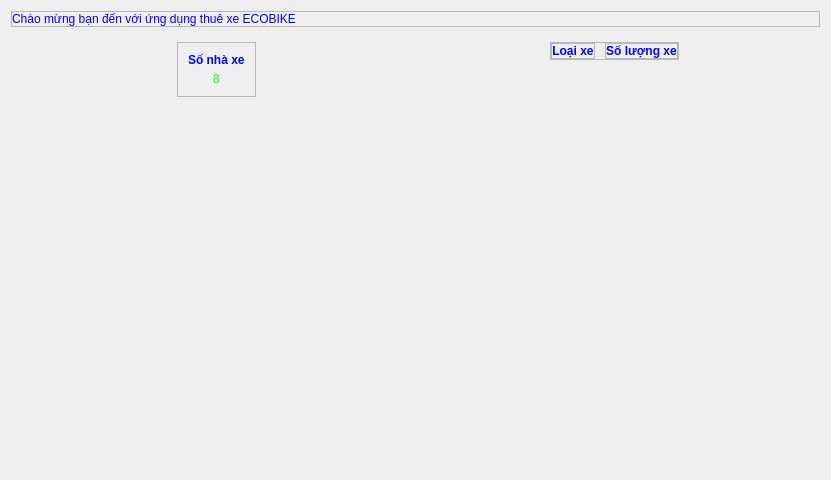
<?xml version="1.0" encoding="UTF-8"?>
<ui version="4.0">
 <class>Form</class>
 <widget class="QWidget" name="Form">
  <property name="geometry">
   <rect>
    <x>0</x>
    <y>0</y>
    <width>831</width>
    <height>480</height>
   </rect>
  </property>
  <property name="windowTitle">
   <string>Form</string>
  </property>
  <layout class="QGridLayout" name="gridLayout">
   <item row="0" column="0">
    <widget class="QFrame" name="frame">
     <property name="frameShape">
      <enum>QFrame::StyledPanel</enum>
     </property>
     <property name="frameShadow">
      <enum>QFrame::Raised</enum>
     </property>
     <layout class="QVBoxLayout" name="verticalLayout">
      <property name="leftMargin">
       <number>0</number>
      </property>
      <property name="topMargin">
       <number>0</number>
      </property>
      <property name="rightMargin">
       <number>0</number>
      </property>
      <property name="bottomMargin">
       <number>0</number>
      </property>
      <item>
       <widget class="QLabel" name="label_5">
        <property name="styleSheet">
         <string notr="true">color: rgb(0, 0, 255);
font:bold 24pt &quot;Arial&quot;;</string>
        </property>
        <property name="text">
         <string>Chào mừng bạn đến với ứng dụng thuê xe ECOBIKE</string>
        </property>
        <property name="wordWrap">
         <bool>true</bool>
        </property>
       </widget>
      </item>
     </layout>
    </widget>
   </item>
   <item row="1" column="0">
    <widget class="QFrame" name="formFrame">
     <property name="sizePolicy">
      <sizepolicy hsizetype="Preferred" vsizetype="Expanding">
       <horstretch>0</horstretch>
       <verstretch>0</verstretch>
      </sizepolicy>
     </property>
     <property name="styleSheet">
      <string notr="true">QLabel{
	
	font: 20pt &quot;Arial&quot;;
}</string>
     </property>
     <layout class="QHBoxLayout" name="horizontalLayout">
      <item alignment="Qt::AlignHCenter|Qt::AlignTop">
       <widget class="QFrame" name="frame_2">
        <property name="frameShape">
         <enum>QFrame::StyledPanel</enum>
        </property>
        <property name="frameShadow">
         <enum>QFrame::Raised</enum>
        </property>
        <layout class="QVBoxLayout" name="verticalLayout_2">
         <property name="spacing">
          <number>5</number>
         </property>
         <property name="leftMargin">
          <number>10</number>
         </property>
         <property name="topMargin">
          <number>10</number>
         </property>
         <property name="rightMargin">
          <number>10</number>
         </property>
         <property name="bottomMargin">
          <number>10</number>
         </property>
         <item>
          <widget class="QLabel" name="label_12">
           <property name="sizePolicy">
            <sizepolicy hsizetype="Preferred" vsizetype="Preferred">
             <horstretch>0</horstretch>
             <verstretch>0</verstretch>
            </sizepolicy>
           </property>
           <property name="styleSheet">
            <string notr="true">color: rgb(0, 0, 255);
font:bold</string>
           </property>
           <property name="text">
            <string>Số nhà xe</string>
           </property>
          </widget>
         </item>
         <item>
          <widget class="QLabel" name="label_SoNhaXe">
           <property name="sizePolicy">
            <sizepolicy hsizetype="Preferred" vsizetype="Preferred">
             <horstretch>0</horstretch>
             <verstretch>0</verstretch>
            </sizepolicy>
           </property>
           <property name="styleSheet">
            <string notr="true">font: bold 48pt &quot;Arial&quot;;
color: rgb(0, 255, 0);</string>
           </property>
           <property name="text">
            <string>&lt;html&gt;&lt;head/&gt;&lt;body&gt;&lt;p align=&quot;center&quot;&gt;8&lt;/p&gt;&lt;/body&gt;&lt;/html&gt;</string>
           </property>
          </widget>
         </item>
        </layout>
       </widget>
      </item>
      <item alignment="Qt::AlignHCenter|Qt::AlignTop">
       <widget class="QFrame" name="frame_3">
        <property name="frameShape">
         <enum>QFrame::StyledPanel</enum>
        </property>
        <property name="frameShadow">
         <enum>QFrame::Raised</enum>
        </property>
        <layout class="QHBoxLayout" name="horizontalLayout_2">
         <property name="spacing">
          <number>10</number>
         </property>
         <property name="leftMargin">
          <number>0</number>
         </property>
         <property name="topMargin">
          <number>0</number>
         </property>
         <property name="rightMargin">
          <number>0</number>
         </property>
         <property name="bottomMargin">
          <number>0</number>
         </property>
         <item>
          <widget class="QFrame" name="frame_LoaiXe">
           <property name="sizePolicy">
            <sizepolicy hsizetype="Preferred" vsizetype="Preferred">
             <horstretch>0</horstretch>
             <verstretch>0</verstretch>
            </sizepolicy>
           </property>
           <property name="frameShape">
            <enum>QFrame::StyledPanel</enum>
           </property>
           <property name="frameShadow">
            <enum>QFrame::Raised</enum>
           </property>
           <layout class="QVBoxLayout" name="verticalLayout_4">
            <property name="spacing">
             <number>5</number>
            </property>
            <property name="leftMargin">
             <number>0</number>
            </property>
            <property name="topMargin">
             <number>0</number>
            </property>
            <property name="rightMargin">
             <number>0</number>
            </property>
            <property name="bottomMargin">
             <number>0</number>
            </property>
            <item>
             <widget class="QLabel" name="label_7">
              <property name="styleSheet">
               <string notr="true">color: rgb(0, 0, 255);
font:bold</string>
              </property>
              <property name="text">
               <string>&lt;html&gt;&lt;head/&gt;&lt;body&gt;&lt;p align=&quot;center&quot;&gt;Loại xe&lt;/p&gt;&lt;/body&gt;&lt;/html&gt;</string>
              </property>
             </widget>
            </item>
           </layout>
          </widget>
         </item>
         <item>
          <widget class="QFrame" name="frame_SoXe">
           <property name="styleSheet">
            <string notr="true">font: 20pt &quot;Arial&quot;;</string>
           </property>
           <property name="frameShape">
            <enum>QFrame::StyledPanel</enum>
           </property>
           <property name="frameShadow">
            <enum>QFrame::Raised</enum>
           </property>
           <layout class="QVBoxLayout" name="verticalLayout_3">
            <property name="spacing">
             <number>5</number>
            </property>
            <property name="leftMargin">
             <number>0</number>
            </property>
            <property name="topMargin">
             <number>0</number>
            </property>
            <property name="rightMargin">
             <number>0</number>
            </property>
            <property name="bottomMargin">
             <number>0</number>
            </property>
            <item>
             <widget class="QLabel" name="label">
              <property name="styleSheet">
               <string notr="true">color: rgb(0, 0, 255);
font:bold</string>
              </property>
              <property name="text">
               <string>&lt;html&gt;&lt;head/&gt;&lt;body&gt;&lt;p align=&quot;center&quot;&gt;Số lượng xe&lt;/p&gt;&lt;/body&gt;&lt;/html&gt;</string>
              </property>
             </widget>
            </item>
           </layout>
          </widget>
         </item>
        </layout>
       </widget>
      </item>
     </layout>
    </widget>
   </item>
  </layout>
 </widget>
 <resources/>
 <connections/>
</ui>
